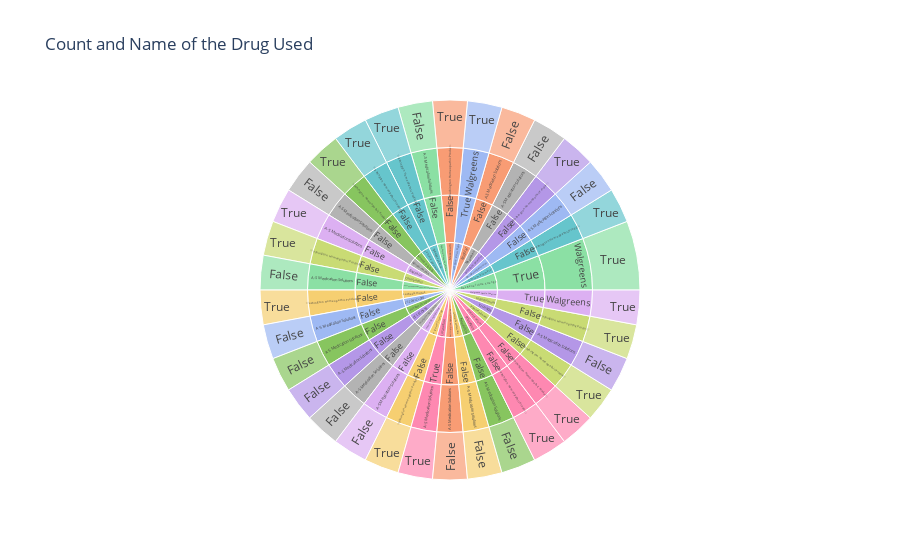

Here is the notebook cell this chart was saved with:
### Markdown cell above
### Sunburst Plot

### Code cell
print("Visualizing the number of drugs which comes under the manufacturer name and when the pregnant women and children can use the drug")


fig = px.sunburst(
    data_frame=df,
    path=["brand_name","pregnancy_or_breast_feeding","manufacturer_name","keep_out_of_reach_of_children"], #root,banches,leaves
    color="brand_name",
    color_discrete_sequence = px.colors.qualitative.Pastel,
    maxdepth = -1,
    title = "Count and Name of the Drug Used")
fig.show()

### Figure 1 — Plotly figure (JSON) as saved in the notebook; plotly's stock layout.template omitted (floating-point values rounded to 4 significant figures; data arrays with more than 128 entries replaced by an {"elided": "..."} marker saying what was removed)
{"data": [{"branchvalues": "total", "customdata": {"elided": "132x1 str values"}, "domain": {"x": [0, 1], "y": [0, 1]}, "hovertemplate": "labels=%{label}<br>count=%{value}<br>parent=%{parent}<br>id=%{id}<br>brand_name=%{customdata[0]}<extra></extra>", "ids": {"elided": "132 str values"}, "labels": {"elided": "132 str values"}, "marker": {"colors": {"elided": "132 str values"}}, "maxdepth": -1, "name": "", "parents": {"elided": "132 str values"}, "type": "sunburst", "values": {"elided": "132 int values"}}], "layout": {"legend": {"tracegroupgap": 0}, "sunburstcolorway": ["rgb(102, 197, 204)", "rgb(246, 207, 113)", "rgb(248, 156, 116)", "rgb(220, 176, 242)", "rgb(135, 197, 95)", "rgb(158, 185, 243)", "rgb(254, 136, 177)", "rgb(201, 219, 116)", "rgb(139, 224, 164)", "rgb(180, 151, 231)", "rgb(179, 179, 179)"], "title": {"text": "Count and Name of the Drug Used"}}}
